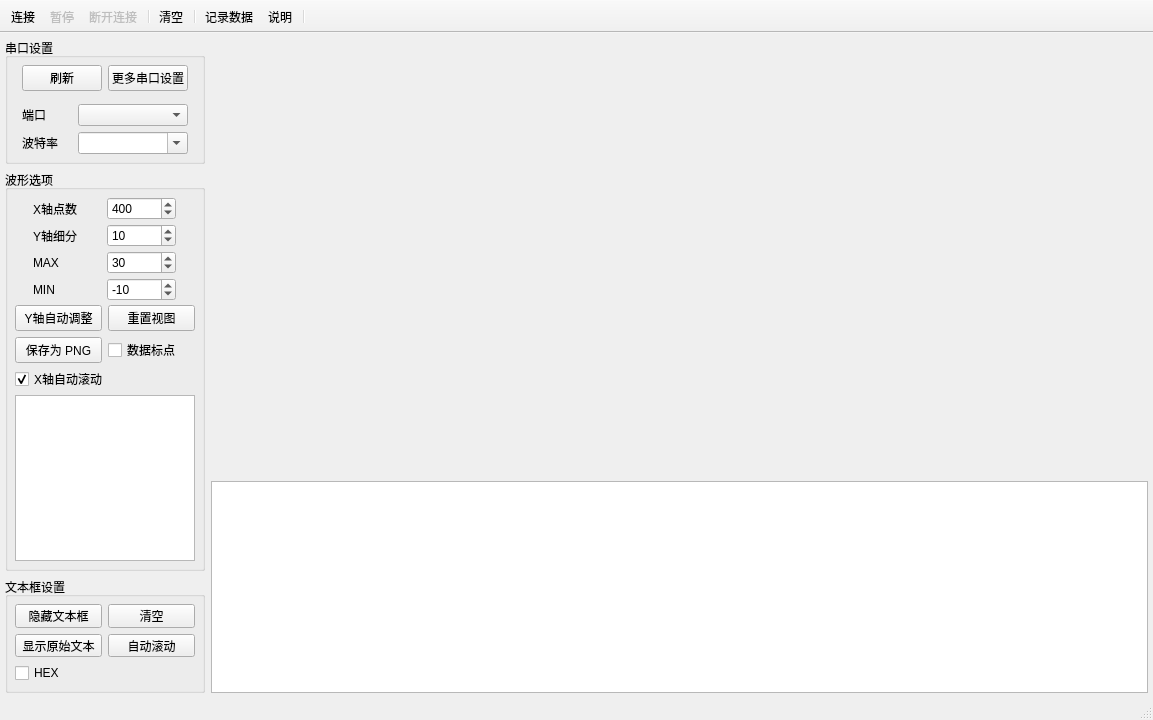
<?xml version="1.0" encoding="UTF-8"?>
<ui version="4.0">
 <class>MainWindow</class>
 <widget class="QMainWindow" name="MainWindow">
  <property name="geometry">
   <rect>
    <x>0</x>
    <y>0</y>
    <width>1153</width>
    <height>720</height>
   </rect>
  </property>
  <property name="minimumSize">
   <size>
    <width>840</width>
    <height>620</height>
   </size>
  </property>
  <property name="windowTitle">
   <string>MainWindow</string>
  </property>
  <widget class="QWidget" name="centralWidget">
   <layout class="QGridLayout" name="gridLayout_3">
    <property name="leftMargin">
     <number>5</number>
    </property>
    <property name="topMargin">
     <number>5</number>
    </property>
    <property name="rightMargin">
     <number>5</number>
    </property>
    <property name="bottomMargin">
     <number>5</number>
    </property>
    <item row="0" column="0">
     <layout class="QVBoxLayout" name="controlsLayout">
      <item>
       <widget class="QGroupBox" name="PortControlsBox">
        <property name="sizePolicy">
         <sizepolicy hsizetype="Preferred" vsizetype="Fixed">
          <horstretch>0</horstretch>
          <verstretch>0</verstretch>
         </sizepolicy>
        </property>
        <property name="title">
         <string>串口设置</string>
        </property>
        <property name="flat">
         <bool>false</bool>
        </property>
        <property name="checkable">
         <bool>false</bool>
        </property>
        <layout class="QGridLayout" name="gridLayout">
         <property name="leftMargin">
          <number>7</number>
         </property>
         <property name="topMargin">
          <number>7</number>
         </property>
         <property name="rightMargin">
          <number>7</number>
         </property>
         <property name="bottomMargin">
          <number>7</number>
         </property>
         <property name="spacing">
          <number>7</number>
         </property>
         <item row="0" column="0">
          <layout class="QVBoxLayout" name="verticalLayout_3">
           <item>
            <layout class="QHBoxLayout" name="horizontalLayout_6">
             <property name="bottomMargin">
              <number>7</number>
             </property>
             <item>
              <widget class="QPushButton" name="pushButton_Refresh">
               <property name="text">
                <string>刷新</string>
               </property>
              </widget>
             </item>
             <item>
              <widget class="QPushButton" name="pushButton_MoreUartSetting">
               <property name="text">
                <string>更多串口设置</string>
               </property>
              </widget>
             </item>
            </layout>
           </item>
           <item>
            <layout class="QHBoxLayout" name="horizontalLayout">
             <item>
              <widget class="QLabel" name="labelPort">
               <property name="maximumSize">
                <size>
                 <width>50</width>
                 <height>16777215</height>
                </size>
               </property>
               <property name="text">
                <string>端口</string>
               </property>
              </widget>
             </item>
             <item>
              <widget class="QComboBox" name="comboPort">
               <property name="sizePolicy">
                <sizepolicy hsizetype="Fixed" vsizetype="Fixed">
                 <horstretch>0</horstretch>
                 <verstretch>0</verstretch>
                </sizepolicy>
               </property>
               <property name="minimumSize">
                <size>
                 <width>110</width>
                 <height>0</height>
                </size>
               </property>
               <property name="maximumSize">
                <size>
                 <width>110</width>
                 <height>16777215</height>
                </size>
               </property>
              </widget>
             </item>
            </layout>
           </item>
           <item>
            <layout class="QHBoxLayout" name="horizontalLayout_2">
             <item>
              <widget class="QLabel" name="labelBaud">
               <property name="maximumSize">
                <size>
                 <width>50</width>
                 <height>16777215</height>
                </size>
               </property>
               <property name="text">
                <string>波特率</string>
               </property>
              </widget>
             </item>
             <item>
              <widget class="QComboBox" name="comboBaud">
               <property name="sizePolicy">
                <sizepolicy hsizetype="Fixed" vsizetype="Fixed">
                 <horstretch>0</horstretch>
                 <verstretch>0</verstretch>
                </sizepolicy>
               </property>
               <property name="minimumSize">
                <size>
                 <width>110</width>
                 <height>0</height>
                </size>
               </property>
               <property name="maximumSize">
                <size>
                 <width>110</width>
                 <height>16777215</height>
                </size>
               </property>
               <property name="editable">
                <bool>true</bool>
               </property>
              </widget>
             </item>
            </layout>
           </item>
          </layout>
         </item>
        </layout>
       </widget>
      </item>
      <item>
       <widget class="QGroupBox" name="PlotControlsBox">
        <property name="title">
         <string>波形选项</string>
        </property>
        <layout class="QGridLayout" name="gridLayout_2">
         <property name="leftMargin">
          <number>7</number>
         </property>
         <property name="topMargin">
          <number>7</number>
         </property>
         <property name="rightMargin">
          <number>7</number>
         </property>
         <property name="bottomMargin">
          <number>7</number>
         </property>
         <item row="0" column="0">
          <layout class="QVBoxLayout" name="plotControlsLayout">
           <property name="spacing">
            <number>4</number>
           </property>
           <item>
            <layout class="QHBoxLayout" name="horizontalLayout_10">
             <item>
              <widget class="QLabel" name="pointsLabel">
               <property name="minimumSize">
                <size>
                 <width>50</width>
                 <height>0</height>
                </size>
               </property>
               <property name="maximumSize">
                <size>
                 <width>50</width>
                 <height>16777215</height>
                </size>
               </property>
               <property name="text">
                <string>X轴点数</string>
               </property>
              </widget>
             </item>
             <item>
              <widget class="QSpinBox" name="spinPoints">
               <property name="minimumSize">
                <size>
                 <width>69</width>
                 <height>0</height>
                </size>
               </property>
               <property name="maximumSize">
                <size>
                 <width>69</width>
                 <height>16777215</height>
                </size>
               </property>
               <property name="minimum">
                <number>0</number>
               </property>
               <property name="maximum">
                <number>999999999</number>
               </property>
               <property name="singleStep">
                <number>10</number>
               </property>
               <property name="value">
                <number>400</number>
               </property>
              </widget>
             </item>
            </layout>
           </item>
           <item>
            <layout class="QHBoxLayout" name="horizontalLayout_9">
             <item>
              <widget class="QLabel" name="labelYStep">
               <property name="minimumSize">
                <size>
                 <width>50</width>
                 <height>0</height>
                </size>
               </property>
               <property name="maximumSize">
                <size>
                 <width>50</width>
                 <height>16777215</height>
                </size>
               </property>
               <property name="text">
                <string>Y轴细分</string>
               </property>
              </widget>
             </item>
             <item>
              <widget class="QSpinBox" name="spinYStep">
               <property name="minimumSize">
                <size>
                 <width>69</width>
                 <height>0</height>
                </size>
               </property>
               <property name="maximumSize">
                <size>
                 <width>69</width>
                 <height>16777215</height>
                </size>
               </property>
               <property name="minimum">
                <number>1</number>
               </property>
               <property name="maximum">
                <number>10000</number>
               </property>
               <property name="singleStep">
                <number>1</number>
               </property>
               <property name="value">
                <number>10</number>
               </property>
              </widget>
             </item>
            </layout>
           </item>
           <item>
            <layout class="QHBoxLayout" name="horizontalLayout_8">
             <item>
              <widget class="QLabel" name="label_2">
               <property name="minimumSize">
                <size>
                 <width>50</width>
                 <height>0</height>
                </size>
               </property>
               <property name="maximumSize">
                <size>
                 <width>50</width>
                 <height>16777215</height>
                </size>
               </property>
               <property name="text">
                <string>MAX</string>
               </property>
              </widget>
             </item>
             <item>
              <widget class="QSpinBox" name="spinAxesMax">
               <property name="minimumSize">
                <size>
                 <width>69</width>
                 <height>0</height>
                </size>
               </property>
               <property name="maximumSize">
                <size>
                 <width>69</width>
                 <height>16777215</height>
                </size>
               </property>
               <property name="minimum">
                <number>-65536</number>
               </property>
               <property name="maximum">
                <number>65536</number>
               </property>
               <property name="singleStep">
                <number>1</number>
               </property>
               <property name="value">
                <number>30</number>
               </property>
              </widget>
             </item>
            </layout>
           </item>
           <item>
            <layout class="QHBoxLayout" name="horizontalLayout_7">
             <item>
              <widget class="QLabel" name="label">
               <property name="minimumSize">
                <size>
                 <width>50</width>
                 <height>0</height>
                </size>
               </property>
               <property name="maximumSize">
                <size>
                 <width>50</width>
                 <height>16777215</height>
                </size>
               </property>
               <property name="text">
                <string>MIN</string>
               </property>
              </widget>
             </item>
             <item>
              <widget class="QSpinBox" name="spinAxesMin">
               <property name="minimumSize">
                <size>
                 <width>69</width>
                 <height>0</height>
                </size>
               </property>
               <property name="maximumSize">
                <size>
                 <width>69</width>
                 <height>16777215</height>
                </size>
               </property>
               <property name="buttonSymbols">
                <enum>QAbstractSpinBox::UpDownArrows</enum>
               </property>
               <property name="minimum">
                <number>-65536</number>
               </property>
               <property name="maximum">
                <number>65536</number>
               </property>
               <property name="singleStep">
                <number>1</number>
               </property>
               <property name="value">
                <number>-10</number>
               </property>
              </widget>
             </item>
            </layout>
           </item>
           <item>
            <layout class="QGridLayout" name="gridLayout_6">
             <property name="bottomMargin">
              <number>0</number>
             </property>
             <item row="1" column="1">
              <widget class="QCheckBox" name="checkBox_ShowDataPoint">
               <property name="text">
                <string>数据标点</string>
               </property>
               <property name="checked">
                <bool>false</bool>
               </property>
              </widget>
             </item>
             <item row="0" column="1">
              <widget class="QPushButton" name="pushButton_ResetVisible">
               <property name="text">
                <string>重置视图</string>
               </property>
              </widget>
             </item>
             <item row="1" column="0">
              <widget class="QPushButton" name="savePNGButton">
               <property name="text">
                <string>保存为 PNG</string>
               </property>
              </widget>
             </item>
             <item row="0" column="0">
              <widget class="QPushButton" name="pushButton_AutoScale">
               <property name="sizeIncrement">
                <size>
                 <width>0</width>
                 <height>8</height>
                </size>
               </property>
               <property name="text">
                <string>Y轴自动调整</string>
               </property>
              </widget>
             </item>
            </layout>
           </item>
           <item>
            <widget class="QCheckBox" name="checkBox_XAxisAutoScroll">
             <property name="text">
              <string>X轴自动滚动</string>
             </property>
             <property name="checked">
              <bool>true</bool>
             </property>
            </widget>
           </item>
           <item>
            <widget class="QListWidget" name="listWidget_Channels">
             <property name="sizePolicy">
              <sizepolicy hsizetype="Preferred" vsizetype="MinimumExpanding">
               <horstretch>0</horstretch>
               <verstretch>0</verstretch>
              </sizepolicy>
             </property>
             <property name="minimumSize">
              <size>
               <width>0</width>
               <height>80</height>
              </size>
             </property>
             <property name="maximumSize">
              <size>
               <width>180</width>
               <height>16777215</height>
              </size>
             </property>
             <property name="layoutDirection">
              <enum>Qt::LeftToRight</enum>
             </property>
             <property name="autoScroll">
              <bool>false</bool>
             </property>
             <property name="editTriggers">
              <set>QAbstractItemView::NoEditTriggers</set>
             </property>
             <property name="dragDropOverwriteMode">
              <bool>false</bool>
             </property>
             <property name="alternatingRowColors">
              <bool>true</bool>
             </property>
             <property name="selectionBehavior">
              <enum>QAbstractItemView::SelectItems</enum>
             </property>
             <property name="textElideMode">
              <enum>Qt::ElideMiddle</enum>
             </property>
             <property name="resizeMode">
              <enum>QListView::Adjust</enum>
             </property>
             <property name="modelColumn">
              <number>0</number>
             </property>
             <property name="selectionRectVisible">
              <bool>true</bool>
             </property>
            </widget>
           </item>
          </layout>
         </item>
        </layout>
       </widget>
      </item>
      <item>
       <widget class="QGroupBox" name="gridGroupBox">
        <property name="minimumSize">
         <size>
          <width>0</width>
          <height>116</height>
         </size>
        </property>
        <property name="title">
         <string>文本框设置</string>
        </property>
        <layout class="QGridLayout" name="TextControlsBox">
         <property name="leftMargin">
          <number>7</number>
         </property>
         <property name="topMargin">
          <number>7</number>
         </property>
         <property name="rightMargin">
          <number>7</number>
         </property>
         <property name="bottomMargin">
          <number>7</number>
         </property>
         <item row="0" column="0">
          <layout class="QGridLayout" name="gridLayout_5">
           <item row="1" column="0">
            <widget class="QPushButton" name="pushButton_ShowallData">
             <property name="text">
              <string>显示原始文本</string>
             </property>
             <property name="checkable">
              <bool>true</bool>
             </property>
            </widget>
           </item>
           <item row="0" column="1">
            <widget class="QPushButton" name="pushButton_ClearTextEdit">
             <property name="text">
              <string>清空</string>
             </property>
            </widget>
           </item>
           <item row="1" column="1">
            <widget class="QPushButton" name="pushButton_AutoScroll">
             <property name="text">
              <string>自动滚动</string>
             </property>
            </widget>
           </item>
           <item row="0" column="0">
            <widget class="QPushButton" name="pushButton_TextEditHide">
             <property name="text">
              <string>隐藏文本框</string>
             </property>
             <property name="checkable">
              <bool>true</bool>
             </property>
             <property name="checked">
              <bool>false</bool>
             </property>
            </widget>
           </item>
           <item row="2" column="0">
            <widget class="QCheckBox" name="checkBox_UartDecodeWithHex">
             <property name="text">
              <string>HEX</string>
             </property>
            </widget>
           </item>
          </layout>
         </item>
        </layout>
       </widget>
      </item>
     </layout>
    </item>
    <item row="0" column="1">
     <layout class="QGridLayout" name="gridLayout_4">
      <item row="1" column="0">
       <widget class="QSplitter" name="splitter">
        <property name="sizePolicy">
         <sizepolicy hsizetype="Expanding" vsizetype="MinimumExpanding">
          <horstretch>0</horstretch>
          <verstretch>0</verstretch>
         </sizepolicy>
        </property>
        <property name="font">
         <font>
          <family>Consolas</family>
         </font>
        </property>
        <property name="frameShape">
         <enum>QFrame::NoFrame</enum>
        </property>
        <property name="orientation">
         <enum>Qt::Vertical</enum>
        </property>
        <property name="opaqueResize">
         <bool>true</bool>
        </property>
        <property name="handleWidth">
         <number>0</number>
        </property>
        <property name="childrenCollapsible">
         <bool>false</bool>
        </property>
        <widget class="QCustomPlot" name="plot" native="true">
         <property name="sizePolicy">
          <sizepolicy hsizetype="Preferred" vsizetype="Expanding">
           <horstretch>0</horstretch>
           <verstretch>0</verstretch>
          </sizepolicy>
         </property>
         <property name="minimumSize">
          <size>
           <width>0</width>
           <height>400</height>
          </size>
         </property>
        </widget>
        <widget class="QTextEdit" name="textEdit_UartWindow">
         <property name="sizePolicy">
          <sizepolicy hsizetype="Preferred" vsizetype="Minimum">
           <horstretch>0</horstretch>
           <verstretch>0</verstretch>
          </sizepolicy>
         </property>
         <property name="minimumSize">
          <size>
           <width>0</width>
           <height>150</height>
          </size>
         </property>
        </widget>
       </widget>
      </item>
      <item row="0" column="0">
       <spacer name="horizontalSpacer">
        <property name="orientation">
         <enum>Qt::Horizontal</enum>
        </property>
        <property name="sizeHint" stdset="0">
         <size>
          <width>40</width>
          <height>1</height>
         </size>
        </property>
       </spacer>
      </item>
     </layout>
    </item>
   </layout>
  </widget>
  <widget class="QStatusBar" name="statusBar"/>
  <widget class="QToolBar" name="toolBar">
   <property name="windowTitle">
    <string>toolBar</string>
   </property>
   <property name="movable">
    <bool>false</bool>
   </property>
   <property name="allowedAreas">
    <set>Qt::TopToolBarArea</set>
   </property>
   <property name="floatable">
    <bool>false</bool>
   </property>
   <attribute name="toolBarArea">
    <enum>TopToolBarArea</enum>
   </attribute>
   <attribute name="toolBarBreak">
    <bool>false</bool>
   </attribute>
   <addaction name="actionConnect"/>
   <addaction name="actionPausePlot"/>
   <addaction name="actionDisconnect"/>
   <addaction name="separator"/>
   <addaction name="actionClear"/>
   <addaction name="separator"/>
   <addaction name="actionRecord_stream"/>
   <addaction name="actionHow_to_use"/>
   <addaction name="separator"/>
  </widget>
  <action name="actionConnect">
   <property name="icon">
    <iconset resource="res/serial_port_plotter.qrc">
     <normaloff>:/serial_port_plotter/play_nor.png</normaloff>
     <normalon>:/serial_port_plotter/play_nor.png</normalon>
     <disabledoff>:/serial_port_plotter/play_dis.png</disabledoff>
     <disabledon>:/serial_port_plotter/play_dis.png</disabledon>
     <activeoff>:/serial_port_plotter/play_act.png</activeoff>
     <activeon>:/serial_port_plotter/play_act.png</activeon>
     <selectedoff>:/serial_port_plotter/play_act.png</selectedoff>
     <selectedon>:/serial_port_plotter/play_act.png</selectedon>:/serial_port_plotter/play_nor.png</iconset>
   </property>
   <property name="text">
    <string>连接</string>
   </property>
   <property name="toolTip">
    <string>连接到 COM 端口</string>
   </property>
  </action>
  <action name="actionPausePlot">
   <property name="enabled">
    <bool>false</bool>
   </property>
   <property name="icon">
    <iconset resource="res/serial_port_plotter.qrc">
     <normaloff>:/serial_port_plotter/pause_nor.png</normaloff>
     <normalon>:/serial_port_plotter/pause_nor.png</normalon>
     <disabledoff>:/serial_port_plotter/pause_dis.png</disabledoff>
     <disabledon>:/serial_port_plotter/pause_dis.png</disabledon>
     <activeoff>:/serial_port_plotter/pause_act.png</activeoff>
     <activeon>:/serial_port_plotter/pause_act.png</activeon>
     <selectedoff>:/serial_port_plotter/pause_act.png</selectedoff>
     <selectedon>:/serial_port_plotter/pause_act.png</selectedon>:/serial_port_plotter/pause_nor.png</iconset>
   </property>
   <property name="text">
    <string>暂停</string>
   </property>
   <property name="toolTip">
    <string>暂停绘图</string>
   </property>
  </action>
  <action name="actionDisconnect">
   <property name="enabled">
    <bool>false</bool>
   </property>
   <property name="icon">
    <iconset resource="res/serial_port_plotter.qrc">
     <normaloff>:/serial_port_plotter/stop_nor.png</normaloff>
     <normalon>:/serial_port_plotter/stop_nor.png</normalon>
     <disabledoff>:/serial_port_plotter/stop_dis.png</disabledoff>
     <disabledon>:/serial_port_plotter/stop_dis.png</disabledon>
     <activeoff>:/serial_port_plotter/stop_act.png</activeoff>
     <activeon>:/serial_port_plotter/stop_act.png</activeon>
     <selectedoff>:/serial_port_plotter/stop_act.png</selectedoff>
     <selectedon>:/serial_port_plotter/stop_act.png</selectedon>:/serial_port_plotter/stop_nor.png</iconset>
   </property>
   <property name="text">
    <string>断开连接</string>
   </property>
   <property name="toolTip">
    <string>断开 COM 连接</string>
   </property>
  </action>
  <action name="actionClear">
   <property name="enabled">
    <bool>true</bool>
   </property>
   <property name="icon">
    <iconset resource="res/serial_port_plotter.qrc">
     <normaloff>:/serial_port_plotter/clear_nor.png</normaloff>
     <normalon>:/serial_port_plotter/clear_nor.png</normalon>
     <disabledoff>:/serial_port_plotter/clear_dis.png</disabledoff>
     <disabledon>:/serial_port_plotter/clear_dis.png</disabledon>
     <activeoff>:/serial_port_plotter/clear_act.png</activeoff>
     <activeon>:/serial_port_plotter/clear_act.png</activeon>
     <selectedoff>:/serial_port_plotter/clear_act.png</selectedoff>
     <selectedon>:/serial_port_plotter/clear_act.png</selectedon>:/serial_port_plotter/clear_nor.png</iconset>
   </property>
   <property name="text">
    <string>清空</string>
   </property>
   <property name="toolTip">
    <string>清空图表数据</string>
   </property>
  </action>
  <action name="actionHow_to_use">
   <property name="icon">
    <iconset resource="res/serial_port_plotter.qrc">
     <normaloff>:/serial_port_plotter/help_nor.png</normaloff>
     <normalon>:/serial_port_plotter/help_nor.png</normalon>
     <disabledoff>:/serial_port_plotter/help_dis.png</disabledoff>
     <disabledon>:/serial_port_plotter/help_dis.png</disabledon>
     <activeoff>:/serial_port_plotter/help_act.png</activeoff>
     <activeon>:/serial_port_plotter/help_act.png</activeon>
     <selectedoff>:/serial_port_plotter/help_act.png</selectedoff>
     <selectedon>:/serial_port_plotter/help_act.png</selectedon>:/serial_port_plotter/help_nor.png</iconset>
   </property>
   <property name="text">
    <string>说明</string>
   </property>
   <property name="toolTip">
    <string>说明</string>
   </property>
  </action>
  <action name="actionRecord_stream">
   <property name="checkable">
    <bool>true</bool>
   </property>
   <property name="checked">
    <bool>false</bool>
   </property>
   <property name="enabled">
    <bool>true</bool>
   </property>
   <property name="icon">
    <iconset resource="res/serial_port_plotter.qrc">
     <normaloff>:/icons/line_icon_set/document.png</normaloff>
     <normalon>:/icons/line_icon_set_text/document.png</normalon>
     <disabledoff>:/icons/line_icon_set/document.png</disabledoff>:/icons/line_icon_set/document.png</iconset>
   </property>
   <property name="text">
    <string>记录数据</string>
   </property>
   <property name="toolTip">
    <string>保存数据为 .csv 文件</string>
   </property>
   <property name="shortcut">
    <string/>
   </property>
   <property name="visible">
    <bool>true</bool>
   </property>
  </action>
 </widget>
 <layoutdefault spacing="6" margin="11"/>
 <customwidgets>
  <customwidget>
   <class>QCustomPlot</class>
   <extends>QWidget</extends>
   <header location="global">qcustomplot/qcustomplot.h</header>
   <container>1</container>
  </customwidget>
 </customwidgets>
 <resources>
  <include location="res/serial_port_plotter.qrc"/>
 </resources>
 <connections/>
</ui>
